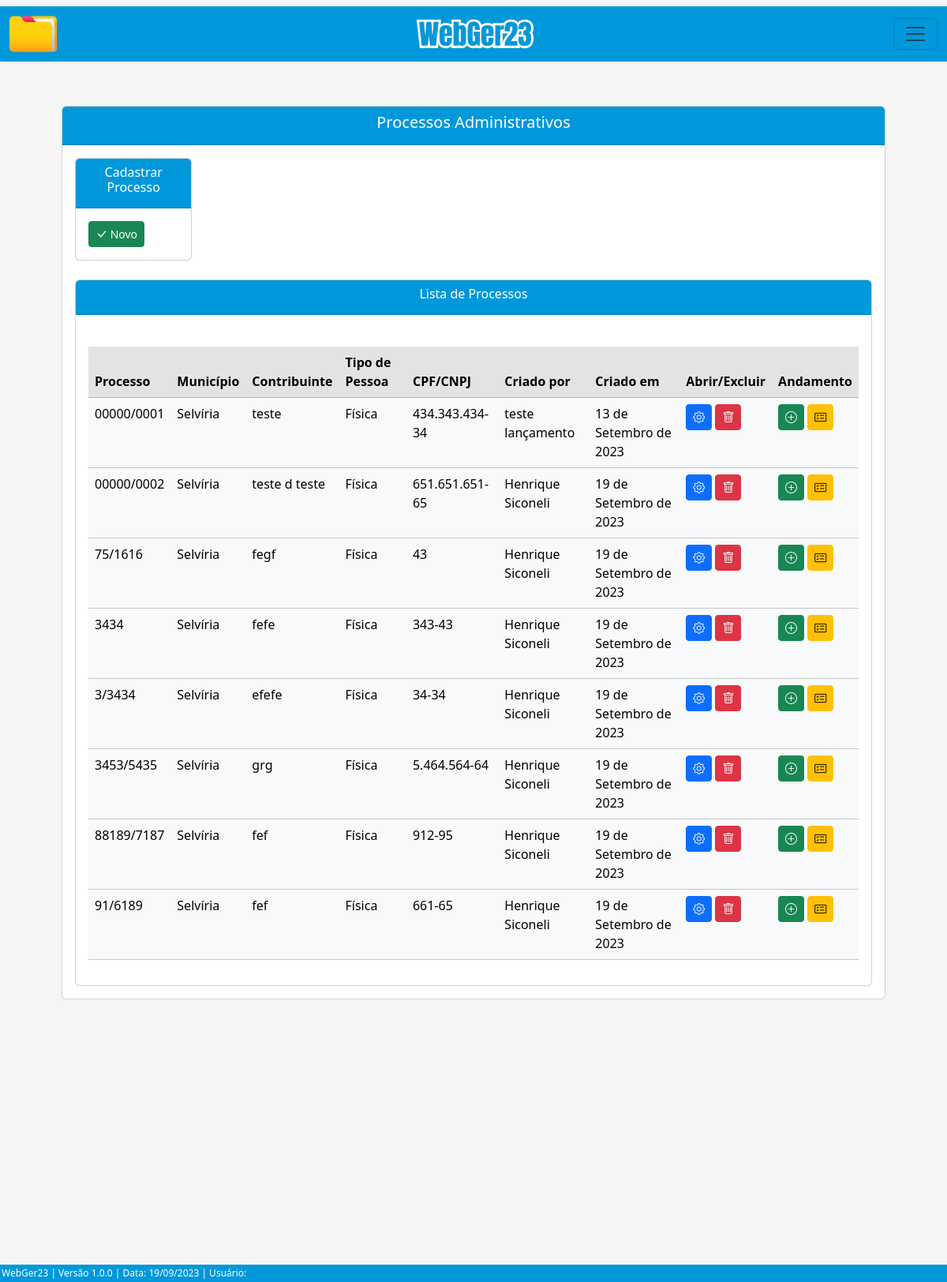
Page /listar/processo-adm/ on the earlier database version.
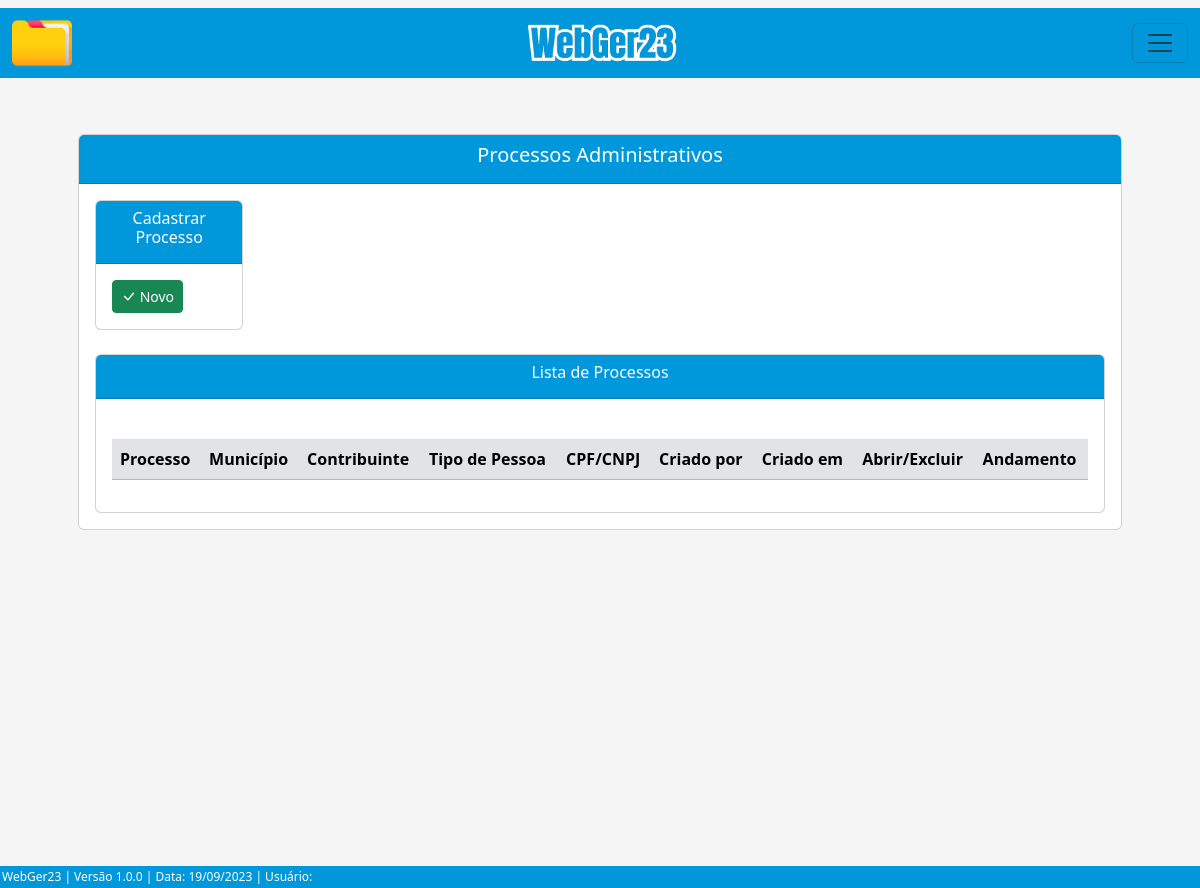
Same page on the later database version.
### processo/models.py (models this page shows, shortened)
class Base(models.Model): # Classe base, será herdada pelas outras classes
    data_criacao = models.DateField('data_criação', auto_now_add=True)
    data_alteracao = models.DateField('Alterado', auto_now=True)
    ativo = models.BooleanField('Ativo?', default=True)
    class Meta:
        abstract = True

class ProcessoAdm(Base):
    ufs = (
        ('MS', 'MS'), ('MT', 'MT'), ('SP', 'SP'), ('RJ', 'RJ'),
    )
    municipios = (
        ('Selvíria', 'Selvíria'), ('Inocência', 'Inocência'),
    )
    tipo_pessoas = (
        ('Física', 'Física'), ('Jurídica', 'Jurídica'),
    )
    criador_processo_adm = models.ForeignKey(get_user_model(), verbose_name='Usuário Criador', on_delete=models.CASCADE) # Usuário que criou o processo, utilizando chave primária com o get_user_model do django, para utilizar o usuário logado automaticamente
    numero = models.CharField(unique=True, verbose_name='N°', max_length=10) # Número do processo
    municipio = models.CharField(max_length=50, choices=municipios, verbose_name='Município') # Município
    uf = models.CharField(max_length=2, choices=ufs) # UF
    data_inicial = models.DateField(blank=True, null=True) # Data Inicial do Período do processo
    data_final = models.DateField(blank=True, null=True) # Data final do Período do processo
    data_div_ativa = models.DateField(blank=True, null=True) # Data dívida ativa
    valor_atributo = models.CharField(max_length=14, blank=True, null=True)  # Valor do atributo
    valor_multa = models.CharField(max_length=14, blank=True, null=True) # Valor da multa
    valor_credito = models.CharField(max_length=14, blank=True, null=True) # Valor do crédito
    valor_atualizado = models.CharField(max_length=14, blank=True, null=True) # Valor do atualizado
    data_valor_atualizado = models.DateField(blank=True, null=True) # Data valor atualizado
    nome_contribuinte = models.CharField(max_length=50)  # Nome / Razão Social
    tipo_pessoa = models.CharField(max_length=50, choices=tipo_pessoas) # Física / Jurídica
    documento = models.CharField(max_length=20, verbose_name='CPF/CNPJ', unique=True) # CPF / CNPJ
    nome_fantasia = models.CharField(max_length=50, blank=True, null=True) # Nome Fantasia
    email = models.EmailField(max_length=50, blank=True, null=True) # E-mail
    endereco = models.CharField(max_length=150) # Rua
    complemento = models.CharField(max_length=50, blank=True, null=True) # Complemento
    municipio_contribuinte = models.CharField(max_length=50, blank=True, null=True) # Município Contribuinte
    uf_contribuinte = models.CharField(max_length=2, choices=ufs, verbose_name='UF', blank=True, null=True) # UF Contribuinte
    cep = models.CharField(max_length=10, blank=True, null=True) # CEP
    telefone = models.CharField(max_length=20, blank=True, null=True) # Telefone
    celular = models.CharField(max_length=20, blank=True, null=True) # Celular

### processo/views.py (the view)
# urls.py: path('listar/processo-adm/', ProcessoAdmList.as_view(), name='proc-adm-list'),
class ProcessoAdmList(ListView):
    model = ProcessoAdm
    template_name = 'processos/lists/processo_adm_list.html'

### processo/templates/processos/lists/processo_adm_list.html (shortened to what this page needs)
{% extends 'index.html' %}
{% load static %}
{% block conteudo %}
    <div class="container p-5">
        <div class="card">
            <div class="card-header text-white" style="background-color: #0098DB;">
                <h5 style="text-align: center;">Processos Administrativos</h5>
            </div>
            <div class="card-body">
                <div class="row">
                    <div class="col">
                        <div class="card">
                            <div class="card-header text-white" style="background-color: #0098DB; text-align: center;" >
                            <h6>Cadastrar Processo</h6>
                            </div>
                            <div class="card-body">
                                <a href="{% url 'proc-adm-create' %}" class="btn btn-success btn-sm"><i class="bi bi-check-lg" style="font-size: 15px;"></i> Novo</a>
                            </div>
                        </div>
                    </div>
                    <div class="col">
                    </div>
                    <div class="col">
                    </div>
                    <div class="col">
                    </div>
                    <div class="col">
                    </div>
                    <div class="col">
                    </div>
                </div>
                <br>
                <div class="card">
                    <div class="card-header text-white" style="background-color: #0098DB; text-align: center;">
                    <h6>Lista de Processos</h6>
                    </div>
                    <div class="card-body">
                        <div class="table-responsive">
                            <br>
                            <table class="table table-hover table-light" id="tabela-listar">
                                <thead>
                                    <tr class="table-secondary">
                                        <th>Processo</th>
                                        <th>Município</th>
                                        <th>Contribuinte</th>
                                        <th>Tipo de Pessoa</th>
                                        <th>CPF/CNPJ</th>
                                        <th>Criado por</th>
                                        <th>Criado em</th>
                                        <th>Abrir/Excluir</th>
                                        <th>Andamento</th>
                                    </tr>
                                </thead>
                                <tbody>
                                    {% for processo in object_list %}
                                    <tr>
                                        <td>{{ processo.numero }}</td>
                                        <td>{{ processo.municipio }}</td>
                                        <td>{{ processo.nome_contribuinte }}</td>
                                        <td>{{ processo.tipo_pessoa }}</td>
                                        <td>{{ processo.documento }}</td>
                                        <td>{{ processo.criador_processo_adm.get_full_name }}</td>
                                        <td>{{ processo.data_criacao }}</td>
                                        <td>
                                            <a href="{% url 'proc-adm-update' processo.pk %}" class="btn btn-primary btn-sm"><i class="bi bi-gear" style="font-size: 15px;"></i></a>
                                            <a href="{% url 'proc-adm-delete' processo.pk %}" class="btn btn-danger btn-sm"><i class="bi bi-trash" style="font-size: 15px;"></i></a>
                                        </td>
                                        <td>
                                            <a href="{% url 'andamento-adm-create' processo.pk %}" class="btn btn-success btn-sm" ><i class="bi bi-plus-circle" style="font-size: 15px;"></i></a>
                                            <a href="{% url 'andamento-adm-list' processo.pk %}" class="btn btn-warning btn-sm"><i class="bi bi-card-checklist" style="font-size: 15px;"></i></a>
                                        </td>
                                    </tr>
                                    {% endfor %}
                                </tbody>
                            </table>
                        </div>
                    </div>
                </div>
            </div>
        </div>
    </div>
    <br><br><br><br><br><br><br><br><br><br><br><br>
{% endblock %}

### core/templates/index.html (shortened to what this page needs)
{% load static %}
<!DOCTYPE html>
<html lang="pt-br">
<head>
    <link href="https://cdn.jsdelivr.net/npm/bootstrap@5.3.1/dist/css/bootstrap.min.css" rel="stylesheet">
    <link rel="stylesheet" href="https://cdn.jsdelivr.net/npm/bootstrap-icons@1.10.5/font/bootstrap-icons.css">
    <link rel="stylesheet" href="{% static 'css/estilos.css' %}">
    <link href="https://cdn.datatables.net/v/bs5/dt-1.13.6/datatables.min.css" rel="stylesheet">
</head>
<body>
    {% block menu %}
      <nav class="navbar">
        <div class="container-fluid">
              <img src="{% static 'img/pasta.png' %}" alt="" width="60"> <img src="{% static 'img/webger.png' %}" alt="" width="150">
          <button class="navbar-toggler" type="button" data-bs-toggle="offcanvas" data-bs-target="#offcanvasNavbar" aria-controls="offcanvasNavbar" aria-label="Toggle navigation">
            <span class="navbar-toggler-icon"></span>
          </button>
        </div>
      </nav>
    {% endblock %}
    {% block conteudo %}{% endblock %}
    {% block rodape %}
      <div class="rodape">
        WebGer23 | Versão 1.0.0 | Data: {% now 'd/m/Y' %} | Usuário: {{ user.get_full_name }}
      </div>
    {% endblock %}
</body>
</html>

### core/static/css/estilos.css (style rules this page uses)
body { background-color: whitesmoke; margin: 0; }
.container-fluid { background-color: #0098DB; height: 70px; }
.rodape { background-color: #0098DB; color: #fff; padding: 2px; text-align: left; font-size: 12px; position: relative; }

Differences in the rows shown:
removed ProcessoAdm: numero "00000/0001", municipio "Selvíria", nome_contribuinte "teste", tipo_pessoa "Física", documento "434.343.434-34", criador_processo_adm.get_full_name "teste lançamento", data_criacao "13 de Setembro de 2023"
removed ProcessoAdm: numero "00000/0002", municipio "Selvíria", nome_contribuinte "teste d teste", tipo_pessoa "Física", documento "651.651.651-65", criador_processo_adm.get_full_name "Henrique Siconeli", data_criacao "19 de Setembro de 2023"
removed ProcessoAdm: numero "75/1616", municipio "Selvíria", nome_contribuinte "fegf", tipo_pessoa "Física", documento "43", criador_processo_adm.get_full_name "Henrique Siconeli", data_criacao "19 de Setembro de 2023"
removed ProcessoAdm: numero "3434", municipio "Selvíria", nome_contribuinte "fefe", tipo_pessoa "Física", documento "343-43", criador_processo_adm.get_full_name "Henrique Siconeli", data_criacao "19 de Setembro de 2023"
removed ProcessoAdm: numero "3/3434", municipio "Selvíria", nome_contribuinte "efefe", tipo_pessoa "Física", documento "34-34", criador_processo_adm.get_full_name "Henrique Siconeli", data_criacao "19 de Setembro de 2023"
removed ProcessoAdm: numero "3453/5435", municipio "Selvíria", nome_contribuinte "grg", tipo_pessoa "Física", documento "5.464.564-64", criador_processo_adm.get_full_name "Henrique Siconeli", data_criacao "19 de Setembro de 2023"
removed ProcessoAdm: numero "88189/7187", municipio "Selvíria", nome_contribuinte "fef", tipo_pessoa "Física", documento "912-95", criador_processo_adm.get_full_name "Henrique Siconeli", data_criacao "19 de Setembro de 2023"
removed ProcessoAdm: numero "91/6189", municipio "Selvíria", nome_contribuinte "fef", tipo_pessoa "Física", documento "661-65", criador_processo_adm.get_full_name "Henrique Siconeli", data_criacao "19 de Setembro de 2023"
